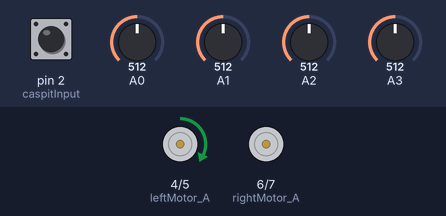
Bench run of a sketch on a simulated Arduino Uno, built with avr-gcc and run on an emulated ATmega328P. On the bench: motor-driver pin pairs drawn as motors (green arrow = first pin HIGH = forward, orange = second pin HIGH = backward, longer = more drive, scaled by the enable pin). The test bench sets the inputs (shaded band); at power-on: A3 = 512, A0 = 512, A1 = 512, pin 2 (caspitInput) HIGH, A2 = 512.

Above: at 1.2 s.
1.3 s: A3 set to 716
At 1.7 s:
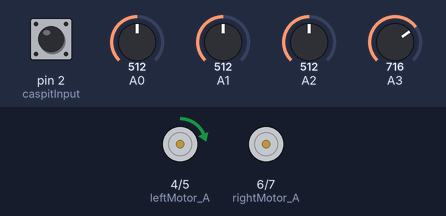
2.8 s: A0 set to 306
At 4.0 s:
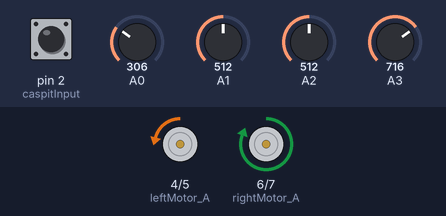
4.3 s: A1 set to 352
5.8 s: A1 set to 321
At 6.3 s:
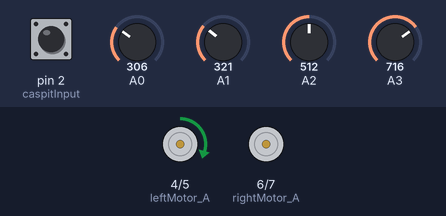
7.3 s: pin 2 (caspitInput) pulled LOW for 1 s
At 7.8 s:
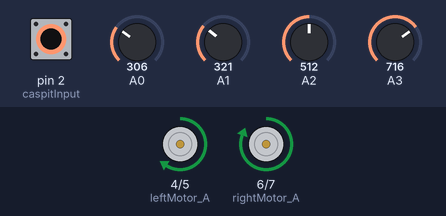
9.8 s: pin 2 (caspitInput) pulled LOW for 3.2 s
At 14.1 s:
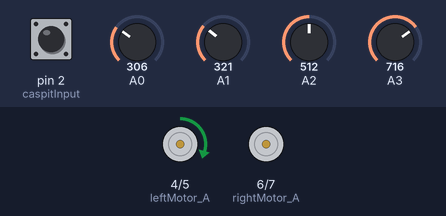
Timing chart, 0 to 15.5 s (numbered marks = the images above; inputs shaded):
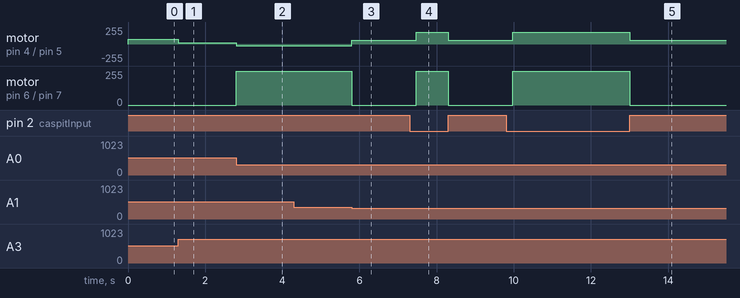

The sketch:

Prog4.ino
```cpp
// Black Line Value
#define black 250

// Engine Pin Layout
#define rightMotor_A 6
#define rightMotor_B 7
#define rightMotor_PWM 8
#define leftMotor_A 4
#define leftMotor_B 5
#define leftMotor_PWM 9

// Ultrasonic Sensor
#define trigPin 10
#define echoPin 18

// Mercury Sensor
#define caspitInput 2

volatile boolean cFlag=false;
unsigned long caspitTime;
unsigned long time = 0;
unsigned long duration;
int distance = 0;
int rightSensorMid,leftSensorMid,rightSensorOut,leftSensorOut;
int rightSub,leftSub;
int state = 0;

void stopingz(){
  motors(0,0);
}

void readSensors(){
  rightSensorMid = analogRead(A0);
  leftSensorMid = analogRead(A3);
  rightSensorOut = analogRead(A2);
  leftSensorOut=analogRead(A1);


    rightSensorOut = map(rightSensorOut, 1000, 110, 1000, 0);
     rightSensorMid = map(rightSensorMid,1000 ,115, 1000, 0);
  leftSensorMid = map(leftSensorMid, 1000, 190,  1000, 0);
  leftSensorOut = map(leftSensorOut, 1000, 120,1000, 0);
  /*
    Serial.print(" leftSensorOut(A1): ");
    Serial.print(leftSensorOut);
    Serial.print(" leftSensorMid(A3): ");
    Serial.print(leftSensorMid);
    Serial.print(" rightSensorMid(A0): ");
    Serial.print(rightSensorMid);
    Serial.print(" rightSensorOut(A2): ");
    Serial.println(rightSensorOut);*/
    }

void caspit(){
  cFlag = true;
}

boolean caspitState(){
  if(cFlag){
    if(digitalRead(caspitInput)==0){
    caspitTime=millis();
    }
  }
   else if(digitalRead(caspitInput)==0)
    {
        if((millis()-caspitTime)>150)
        return true;
    }
    cFlag=false;
    return false;
  }

void drive1(int speed1,int speed2){

  int rightSensorMid1 = map(rightSensorMid, 0, 1000, -100, 100);
  int leftSensorMid1 = map(leftSensorMid, 0, 1000, -100, 100);
  int rightSensorOut1 = map(rightSensorOut, 0, 1000, -100, 100);
  int leftSensorOut1 = map(leftSensorOut, 0, 1000, -100, 100);

  int error = (rightSensorMid1 - leftSensorMid1);

  motors(speed1 + error,speed2 - error);
}

void DaniBoost(int speed3,int speed4){

  int rightSensorMid1 = map(rightSensorMid, 0, 1000, 0, 60);
  int leftSensorMid1 = map(leftSensorMid, 0, 1000, 0, 60);

  int error = (rightSensorMid1 - leftSensorMid1);

  motors(speed3 + error,speed4 - error);
}


void turnAround(){
    if(leftSensorOut < black){
      motors(60,-60);
      delay(50);
        while(rightSensorMid > black){
              readSensors();
        }
      }
     else if(rightSensorOut < black){
       motors(-60 ,60);
       delay(50);
        while(leftSensorMid > black){
            readSensors();
        }
     }
}

void motors(int left, int right){
  if (left > 0)
  {
    digitalWrite(leftMotor_A,1);
    digitalWrite(leftMotor_B,0);
    analogWrite(leftMotor_PWM, left);
  }
  else
  {
    digitalWrite(leftMotor_A,0);
    digitalWrite(leftMotor_B,1);
    analogWrite(leftMotor_PWM, -left);
  }

  if (right > 0)
  {
    digitalWrite(rightMotor_A,1);
    digitalWrite(rightMotor_B,0);
    analogWrite(rightMotor_PWM, right);
  }
  else
  {
    digitalWrite(rightMotor_A,0);
    digitalWrite(rightMotor_B,1);
    analogWrite(rightMotor_PWM, -right);
  }
}


void setup(){
  Serial.begin(9600);
  for(int i = 4; i < 8; i ++)
    pinMode(i,OUTPUT);

  pinMode(caspitInput,INPUT_PULLUP);

  attachInterrupt(0, caspit, CHANGE);
}

void loop(){
  readSensors();
  if(!caspitState()){
    if((leftSensorOut < black) || (rightSensorOut < black))
      turnAround();

    else
       drive1(60,60);

  }
  else
    DaniBoost(200,200);
}
```

Measured:
- the behaviour switches between 340 and 339 on A1 (found by bisection; images 2 and 3)
- after the input at 1.3 s, motor on pin 4 (leftMotor_A) / pin 5 (leftMotor_B): forward 70/255 → forward 19/255 at once
- after the input at 2.8 s, motor on pin 4 (leftMotor_A) / pin 5 (leftMotor_B): forward 19/255 → backward 27/255 at once; motor on pin 6 (rightMotor_A) / pin 7 (rightMotor_B): stopped → forward 255/255 at once
- after the input at 4.3 s, every drawn part: stays the same
- after the input at 5.8 s, motor on pin 4 (leftMotor_A) / pin 5 (leftMotor_B): backward 27/255 → forward 60/255 at once; motor on pin 6 (rightMotor_A) / pin 7 (rightMotor_B): forward 255/255 → stopped at once
- after the input at 7.3 s, motor on pin 4 (leftMotor_A) / pin 5 (leftMotor_B): forward 60/255 → forward 173/255 after 0.17 s, → forward 60/255 0.83 s later; motor on pin 6 (rightMotor_A) / pin 7 (rightMotor_B): stopped → forward 255/255 after 0.17 s, → stopped 0.83 s later
- after the input at 9.8 s, motor on pin 4 (leftMotor_A) / pin 5 (leftMotor_B): forward 60/255 → forward 173/255 after 0.17 s, → forward 60/255 3.0 s later; motor on pin 6 (rightMotor_A) / pin 7 (rightMotor_B): stopped → forward 255/255 after 0.17 s, → stopped 3.0 s later
